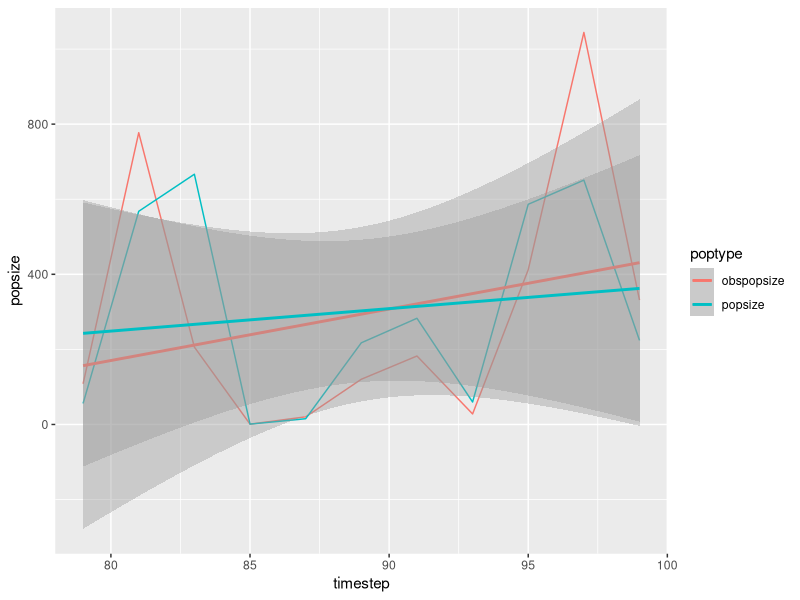
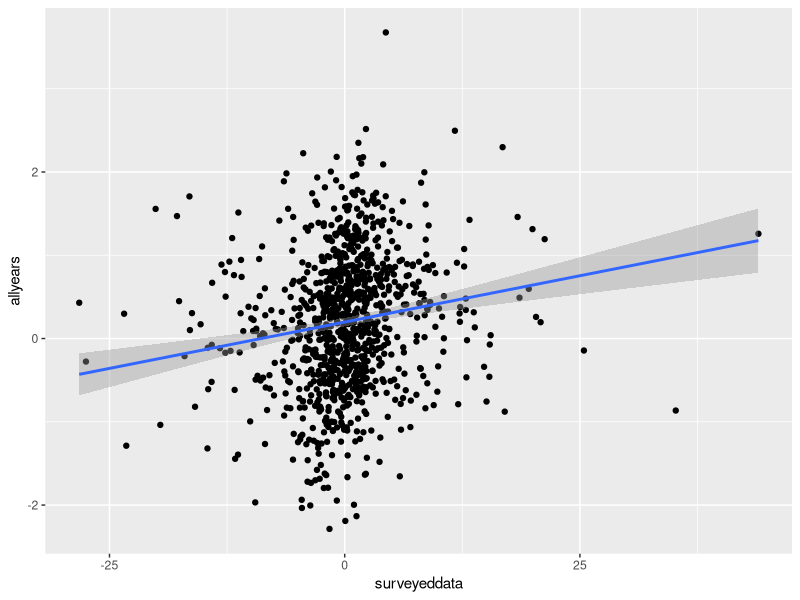
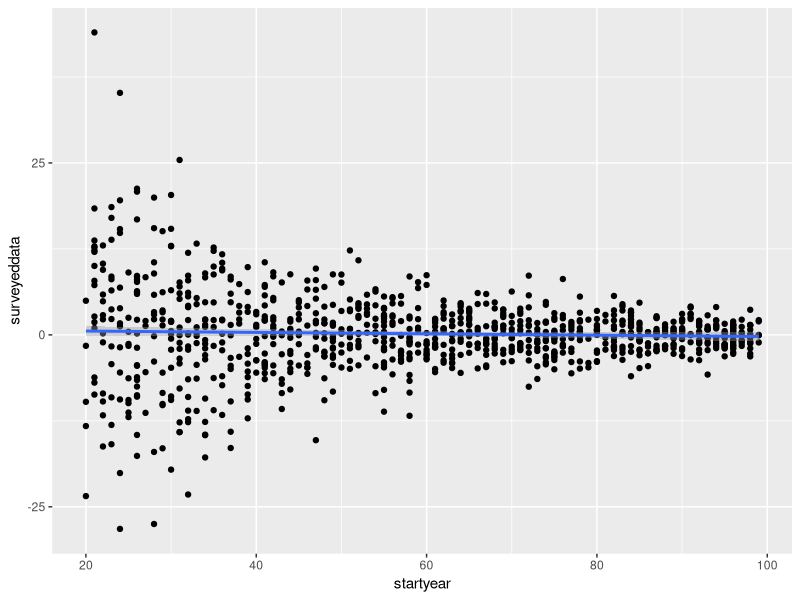
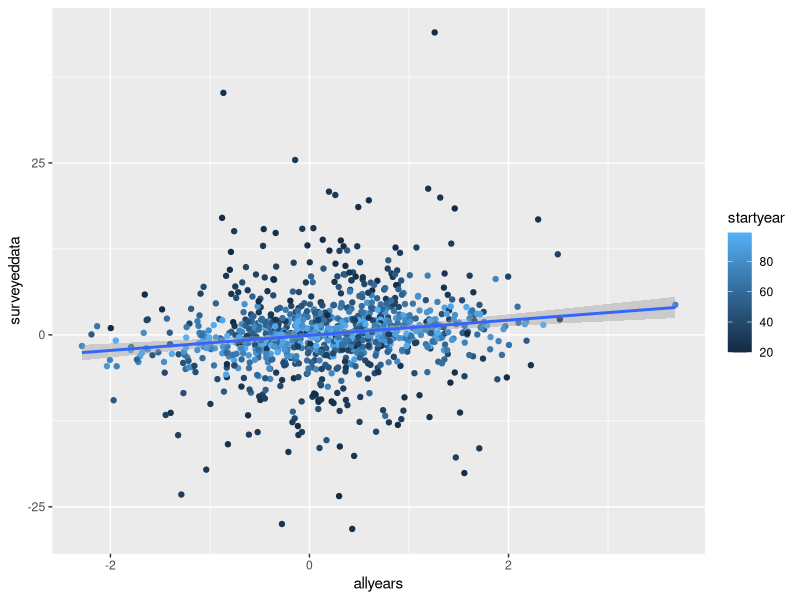
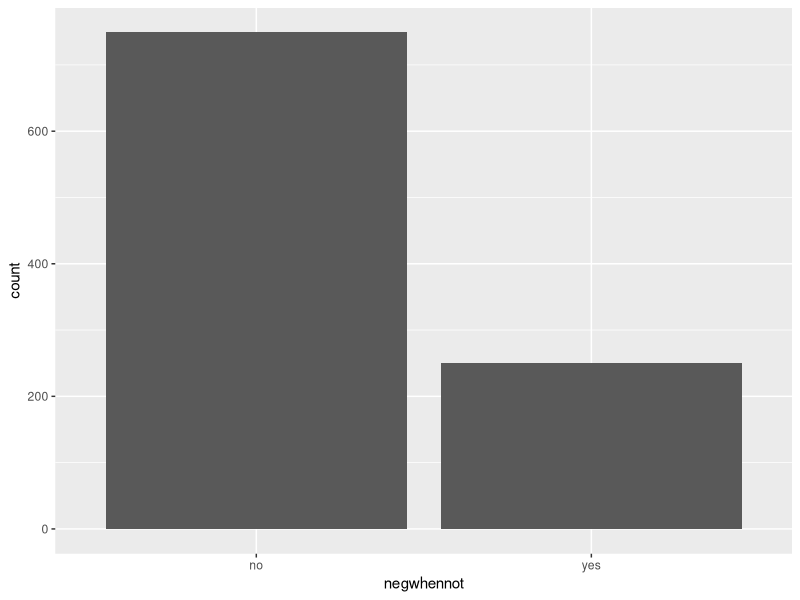
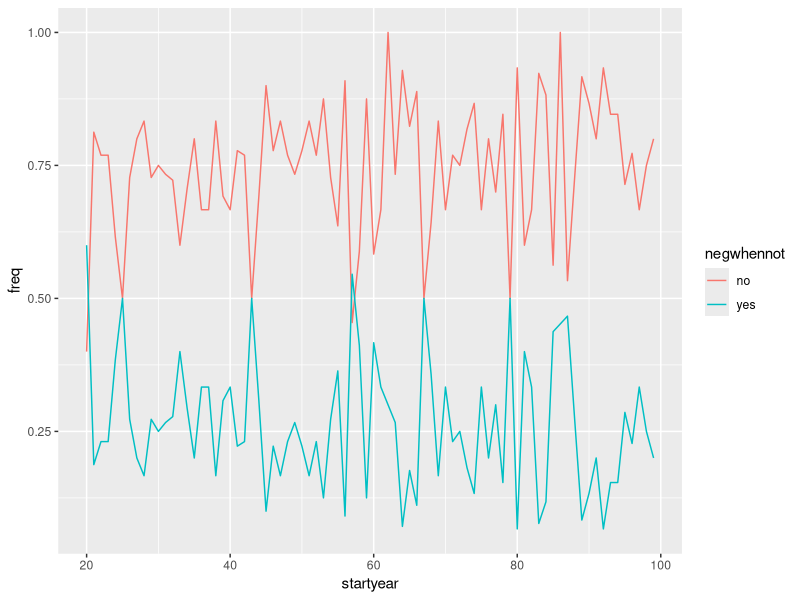

These charts were generated, in order, by the following R code:
## ---- chunk 1
library(ggplot2)
library(dplyr)
library(tidyr)
simulations = 1000

compare <- data.frame(simulations=1:simulations,allyears=NA, surveyeddata=NA, startyear=NA, negwhennot=NA)

for(sims in 1:simulations){

N0 <- runif(1, 1,100)
R <- 3
K <- 500

maxtimesteps = 100

dat <- data.frame(timestep=1:maxtimesteps,popsize=c(N0, rep(NA, 99)))

PopNow <- N0 

for(i in 2:nrow(dat)) { 
  dat[i,"popsize"] <- dat[(i-1),"popsize"] + dat[(i-1),"popsize"]*R*(1-dat[(i-1),"popsize"]/K)    
}

allyears <- lm(data=dat, popsize ~ timestep)

compare[sims,"allyears"] <- allyears$coefficients[2]

startdate <- round(runif(1, 1, 80))

compare[sims,"startyear"] <- 100 - startdate

surveytimesteps <- seq(startdate, maxtimesteps, by=2)

surveyed_data <- dat[surveytimesteps,]

for(row in 1:nrow(surveyed_data)){ 
  surveyed_data[row,"obspopsize"] <- rnorm(1, mean=surveyed_data[row,"popsize"], sd=0.6*surveyed_data[row,"popsize"])
}

surveyedyears <- lm(data=surveyed_data, obspopsize ~ timestep)

compare[sims,"surveyeddata"] <- surveyedyears$coefficients[2]

compare[sims,"negwhennot"] <- ifelse(compare[sims,"surveyeddata"]<0&compare[sims,"allyears"]>0,"yes","no")
}

sdat <- surveyed_data %>% gather("poptype","popsize",-timestep)

ggplot(data=sdat, aes(x=timestep, y=popsize, color=poptype))+geom_line()+geom_smooth(method="lm")

summary(lm(data=compare, surveyeddata ~ allyears))

ggplot(data=compare, aes(x=surveyeddata, y=allyears))+geom_point()+geom_smooth(method="lm")

summary(lm(data=compare, surveyeddata ~ startyear))

ggplot(data=compare, aes(x=startyear, y=surveyeddata))+geom_point()+geom_smooth(method="lm")

ggplot(data=compare, aes(x=allyears, y=surveyeddata, color=startyear))+geom_point()+geom_smooth(method="lm")

ggplot(data=compare, aes(x=negwhennot)) + 
        geom_bar()

compare %>% group_by(startyear, negwhennot) %>% summarize(count=n()) %>% mutate(freq = count / sum(count)) %>%
ggplot(aes(x=startyear, y=freq, color=negwhennot))+geom_line()

